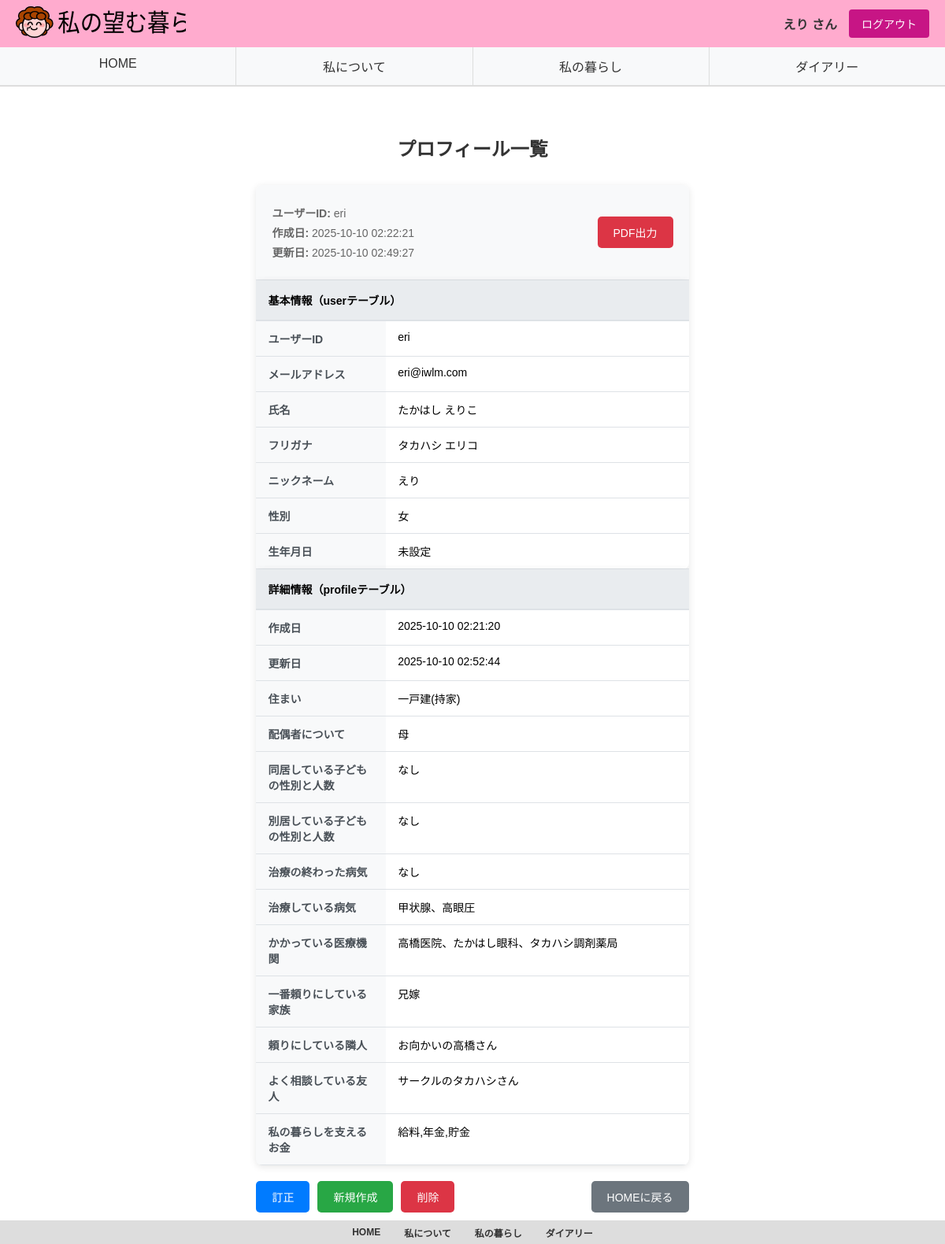
Screenshot of /profile_table (signed in) with the database file from the repository.
### tables this page shows
CREATE TABLE users (
                id INTEGER PRIMARY KEY AUTOINCREMENT,
                user_id VARCHAR(50) UNIQUE NOT NULL,
                email VARCHAR(100) UNIQUE NOT NULL,
                password VARCHAR(255) NOT NULL,
                user_type VARCHAR(20) DEFAULT 'self' CHECK(user_type IN ('self', 'family')),
                name VARCHAR(100),
                furigana VARCHAR(100),
                nickname VARCHAR(50),
                gender VARCHAR(10) CHECK(gender IN ('男', '女', 'その他')),
                birth_date DATE,
                family_id1 INTEGER,
                family_id2 INTEGER,
                family_id3 INTEGER,
                created_at TIMESTAMP DEFAULT CURRENT_TIMESTAMP,
                updated_at TIMESTAMP DEFAULT CURRENT_TIMESTAMP
            );

CREATE TABLE profiles (
                id INTEGER PRIMARY KEY AUTOINCREMENT,
                user_id VARCHAR(50) NOT NULL,
                home VARCHAR(100),
                spouse TEXT,
                children_living TEXT,
                children_separate TEXT,
                treated_illness TEXT,
                under_treatment TEXT,
                medical_facilities TEXT,
                most_relied_family TEXT,
                trusted_neighbor TEXT,
                consulted_friend TEXT,
                money_sources TEXT,
                created_at TIMESTAMP DEFAULT CURRENT_TIMESTAMP,
                updated_at TIMESTAMP DEFAULT CURRENT_TIMESTAMP,
                FOREIGN KEY (user_id) REFERENCES users (user_id)
            );

### app.py (the view)
@app.route("/profile_table")
@login_required
def profile_table():
    user_data = db.get_user_by_id(session["user_id"])
    profile_data = db.get_profile_by_user_id(session["user_id"])
    return render_template("profile_table.html", user=user_data, profile=profile_data)

### app.py (called while the page is built)
def login_required(f):
    @wraps(f)
    def decorated_function(*args, **kwargs):
        if "user_id" not in session:
            return redirect(url_for("index"))
        return f(*args, **kwargs)
    return decorated_function

### config.py (called while the page is built)
    def get_connection(self):
        return sqlite3.connect(self.db_path)

    def get_user_by_id(self, user_id):
        conn = self.get_connection()
        cursor = conn.cursor()
        cursor.execute("SELECT * FROM users WHERE user_id = ?", (user_id,))
        user = cursor.fetchone()
        conn.close()
        return user

    def get_profile_by_user_id(self, user_id):
        conn = self.get_connection()
        cursor = conn.cursor()
        cursor.execute("SELECT * FROM profiles WHERE user_id = ?", (user_id,))
        profile = cursor.fetchone()
        conn.close()
        return profile

### templates/profile_table.html (shortened to what this page needs)
{% extends "base.html" %}
{% block nickname %}{{ session.get('nickname', 'ゲスト') }}{% endblock %}
{% block content %}
<div class="profile-table-page">
    <h2>プロフィール一覧</h2>
    <div class="table-container">
        <div class="table-header">
            <div class="table-info">
                {% if user %}
                <p><strong>ユーザーID:</strong> {{ user[1] }}</p>
                <p><strong>作成日:</strong> {{ user[13] if user[13] else '未設定' }}</p>
                <p><strong>更新日:</strong> {{ user[14] if user[14] else '未設定' }}</p>
                {% endif %}
            </div>
            <div class="pdf-export">
                <button onclick="exportToPDF()" class="pdf-btn">PDF出力</button>
            </div>
        </div>
        <table class="profile-table" id="profileTable">
            <thead>
                <tr>
                    <th colspan="2">基本情報（userテーブル）</th>
                </tr>
            </thead>
            <tbody>
                <tr>
                    <td class="label-cell">ユーザーID</td>
                    <td class="data-cell">{{ user[1] if user else '未設定' }}</td>
                </tr>
                <tr>
                    <td class="label-cell">メールアドレス</td>
                    <td class="data-cell">{{ user[2] if user else '未設定' }}</td>
                </tr>
                <tr>
                    <td class="label-cell">氏名</td>
                    <td class="data-cell">{{ user[5] if user and user[5] else '未設定' }}</td>
                </tr>
                <tr>
                    <td class="label-cell">フリガナ</td>
                    <td class="data-cell">{{ user[6] if user and user[6] else '未設定' }}</td>
                </tr>
                <tr>
                    <td class="label-cell">ニックネーム</td>
                    <td class="data-cell">{{ user[7] if user and user[7] else '未設定' }}</td>
                </tr>
                <tr>
                    <td class="label-cell">性別</td>
                    <td class="data-cell">{{ user[8] if user and user[8] else '未設定' }}</td>
                </tr>
                <tr>
                    <td class="label-cell">生年月日</td>
                    <td class="data-cell">{{ user[9] if user and user[9] else '未設定' }}</td>
                </tr>
            </tbody>
        </table>
        <table class="profile-table" id="profileDetailTable">
            <thead>
                <tr>
                    <th colspan="2">詳細情報（profileテーブル）</th>
                </tr>
            </thead>
            <tbody>
                <tr>
                    <td class="label-cell">作成日</td>
                    <td class="data-cell">{{ profile[13] if profile and profile[13] else '未設定' }}</td>
                </tr>
                <tr>
                    <td class="label-cell">更新日</td>
                    <td class="data-cell">{{ profile[14] if profile and profile[14] else '未設定' }}</td>
                </tr>
                <tr>
                    <td class="label-cell">住まい</td>
                    <td class="data-cell">{{ profile[2] if profile and profile[2] else '未設定' }}</td>
                </tr>
                <tr>
                    <td class="label-cell">配偶者について</td>
                    <td class="data-cell">{{ profile[3] if profile and profile[3] else '未設定' }}</td>
                </tr>
                <tr>
                    <td class="label-cell">同居している子どもの性別と人数</td>
                    <td class="data-cell">{{ profile[4] if profile and profile[4] else '未設定' }}</td>
                </tr>
                <tr>
                    <td class="label-cell">別居している子どもの性別と人数</td>
                    <td class="data-cell">{{ profile[5] if profile and profile[5] else '未設定' }}</td>
                </tr>
                <tr>
                    <td class="label-cell">治療の終わった病気</td>
                    <td class="data-cell">{{ profile[6] if profile and profile[6] else '未設定' }}</td>
                </tr>
                <tr>
                    <td class="label-cell">治療している病気</td>
                    <td class="data-cell">{{ profile[7] if profile and profile[7] else '未設定' }}</td>
                </tr>
                <tr>
                    <td class="label-cell">かかっている医療機関</td>
                    <td class="data-cell">{{ profile[8] if profile and profile[8] else '未設定' }}</td>
                </tr>
                <tr>
                    <td class="label-cell">一番頼りにしている家族</td>
                    <td class="data-cell">{{ profile[9] if profile and profile[9] else '未設定' }}</td>
                </tr>
                <tr>
                    <td class="label-cell">頼りにしている隣人</td>
                    <td class="data-cell">{{ profile[10] if profile and profile[10] else '未設定' }}</td>
                </tr>
                <tr>
                    <td class="label-cell">よく相談している友人</td>
                    <td class="data-cell">{{ profile[11] if profile and profile[11] else '未設定' }}</td>
                </tr>
                <tr>
                    <td class="label-cell">私の暮らしを支えるお金</td>
                    <td class="data-cell">{{ profile[12] if profile and profile[12] else '未設定' }}</td>
                </tr>
            </tbody>
        </table>
    </div>
    <div class="action-buttons">
        <div class="button-group">
            <a href="{{ url_for('profile') }}" class="edit-btn">訂正</a>
            <a href="{{ url_for('profile') }}" class="create-btn">新規作成</a>
            <form method="POST" action="{{ url_for('delete_profile') }}" style="display: inline;" onsubmit="return confirm('プロフィール詳細を削除しますか？この操作は取り消せません。')">
                <button type="submit" class="delete-btn">削除</button>
            </form>
        </div>
        <div class="navigation-buttons">
            <a href="{{ url_for('dashboard') }}" class="back-btn">HOMEに戻る</a>
        </div>
    </div>
</div>
{% endblock %}

### static/style.css (style rules this page uses)
body { background-color: #FFF; margin: 0; padding: 0; font-family: Arial, sans-serif; min-height: 100vh; }
.edit-btn { padding: 8px 15px; background-color: #6c757d; color: white; border: none; border-radius: 4px; font-size: 13px; cursor: pointer; white-space: nowrap; }
.profile-page, .iwlm-page, .diary-page, .diary-list-page, .howsitgoing-page, .iwlm-table-page, .profile-table-page { max-width: 1200px; margin: 0 auto; padding: 20px; }
.profile-page h2, .iwlm-page h2, .diary-page h2, .diary-list-page h2, .howsitgoing-page h2, .iwlm-table-page h2, .profile-table-page h2 { text-align: center; color: #333; margin-bottom: 30px; }
.diary-list, .iwlm-table, .profile-table, .mood-content { background: white; padding: 30px; border-radius: 8px; box-shadow: 0 2px 10px rgba(0, 0, 0, 0.1); }
.profile-table-page { padding: 20px; max-width: 1200px; margin: 0 auto; }
.table-container { background: white; border-radius: 8px; box-shadow: 0 2px 10px rgba(0, 0, 0, 0.1); overflow: hidden; margin-bottom: 20px; }
.table-header { display: flex; justify-content: space-between; align-items: center; padding: 20px; background: #f8f9fa; border-bottom: 1px solid #dee2e6; }
.table-info p { margin: 5px 0; font-size: 14px; color: #666; }
.pdf-btn { background: #dc3545; color: white; border: none; padding: 10px 20px; border-radius: 5px; cursor: pointer; font-size: 14px; }
.profile-table { width: 100%; border-collapse: collapse; font-size: 14px; }
.profile-table th { background: #e9ecef; padding: 15px; text-align: left; font-weight: bold; border-bottom: 2px solid #dee2e6; }
.profile-table td { padding: 12px 15px; border-bottom: 1px solid #dee2e6; vertical-align: top; }
.label-cell { background: #f8f9fa; font-weight: bold; width: 30%; color: #495057; }
.data-cell { width: 70%; word-wrap: break-word; }
.action-buttons { display: flex; justify-content: space-between; align-items: center; margin-top: 20px; }
.button-group { display: flex; gap: 10px; }
.edit-btn, .create-btn, .delete-btn, .back-btn { padding: 10px 20px; border: none; border-radius: 5px; cursor: pointer; text-decoration: none; font-size: 14px; text-align: center; display: inline-block; }
.edit-btn { background: #007bff; color: white; }
.create-btn { background: #28a745; color: white; }
.delete-btn { background: #dc3545; color: white; }
.back-btn { background: #6c757d; color: white; }

### rows the page displays
users: user "eri", created_at "2025-10-10 02:22:21", updated_at "2025-10-10 02:49:27", email "eri@iwlm.com", name "たかはし えりこ", furigana "タカハシ エリコ", nickname "えり", gender "女", birth_date "未設定"
profiles: created_at "2025-10-10 02:21:20", updated_at "2025-10-10 02:52:44", home "一戸建(持家)", spouse "母", children_living "なし", children_separate "なし", treated_illness "なし", under_treatment "甲状腺、高眼圧", medical_facilities "高橋医院、たかはし眼科、タカハシ調剤薬局", most_relied_family "兄嫁", trusted_neighbor "お向かいの高橋さん", consulted_friend "サークルのタカハシさん", money_sources "給料,年金,貯金"

### other values shown
{{ session.get('nickname', 'ゲスト') }} "えり"
